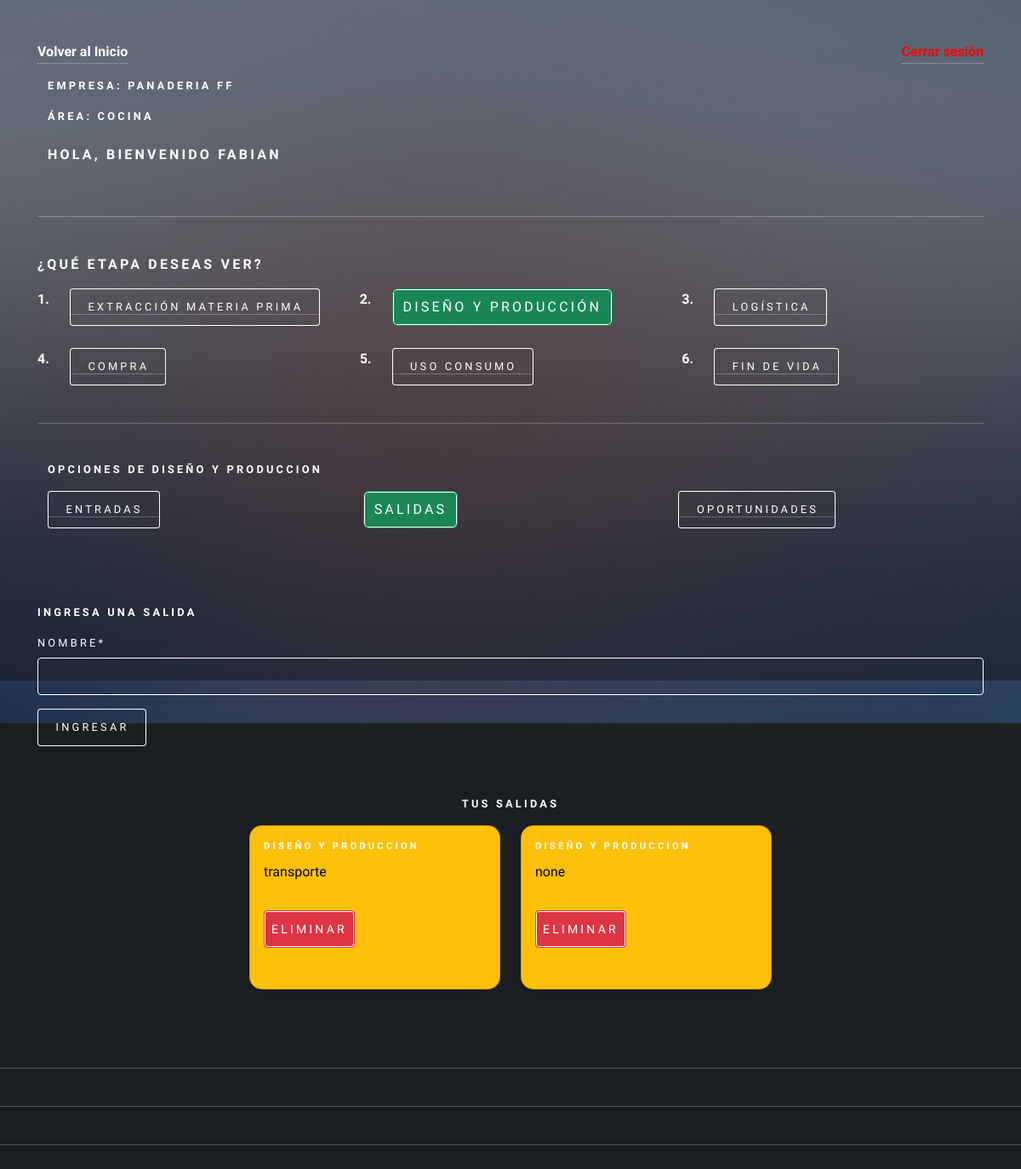
The page /agregar_salida_diseño (signed in) on the database its author committed.
### app/models.py (models this page shows, shortened)
class RegistroTrabajador(models.Model):
    usuario = models.ForeignKey(Usuario, on_delete=models.CASCADE)
    descripcion = models.TextField(max_length=160)
    id_area = models.ForeignKey(AreaEmpresa, on_delete=models.CASCADE)

class AreaEmpresa(models.Model):
    id_area = models.AutoField(primary_key=True)
    nombre  = models.CharField(max_length=20)
    productos = models.CharField(max_length=50)
    id_empresa = models.ForeignKey(Empresa, on_delete=models.CASCADE)
    calle = models.CharField(max_length=250)
    comuna = models.CharField(max_length=150)
    lat = models.IntegerField()
    long = models.IntegerField()

class Empresa(models.Model):
    id_empresa = models.AutoField(primary_key=True)
    nombre  = models.CharField(max_length=20)
    calle = models.CharField(max_length=250)
    comuna = models.CharField(max_length=150)
    lat = models.IntegerField()
    long = models.IntegerField()

class Salida(models.Model):
    id_salida = models.AutoField(primary_key=True)
    nombre  = models.CharField(max_length=50)
    fecha =  models.DateField(auto_now_add=True)
    etapa = models.ForeignKey(Etapa, on_delete=models.CASCADE)
    usuario =models.ForeignKey(Usuario, on_delete=models.CASCADE)
    id_area = models.ForeignKey(AreaEmpresa, on_delete=models.CASCADE)

class Etapa(models.Model):
    id_etapa = models.AutoField(primary_key=True)
    nombre  = models.CharField(max_length=50)
    fecha_inicio  = models.DateField()
    fecha_termino  = models.DateField()
    activo = models.BooleanField()
    def __str__(self):
        return self.nombre

### user/models.py (models this page shows, shortened)
class Usuario(AbstractUser):
    telefono = models.IntegerField(null=True)
    id_telegram = models.CharField(max_length=100, null=True, default=0)
    objects = UsuarioManager()

### app/forms.py
class SalidaForm(forms.ModelForm):
    class Meta:
        model = Salida
        fields = 'nombre',

### app/views.py (called while the page is built, shortened)
def agregarSalidaDiseño(request):
    if request.user.is_authenticated:
        registros = RegistroTrabajador.objects.filter(usuario=request.user)
        etapa = Etapa.objects.values_list("id_etapa", flat=True).filter(nombre="Diseño y produccion")
        salidas = Salida.objects.filter(usuario=request.user)
        areaTrabajador = RegistroTrabajador.objects.values_list("id_area", flat=True).filter(usuario = request.user)
        data = {
            'form': SalidaForm(),
            'registros': registros,
            'salidas': salidas
        }
        return render(request,'autodiagnostico/diseñoProduccion/salida/agregar_salida.html', data)
    else:
        return render(request, 'autodiagnostico/diseñoProduccion/entrada/agregar_salida.html')

### app/templates/autodiagnostico/diseñoProduccion/salida/agregar_salida.html (shortened to what this page needs)
{% extends 'autodiagnostico/diseñoProduccion/home_diseño.html' %}
{% load static %}
{% load crispy_forms_tags %}
{% block diseño %}
<div class="container">
    <form action="" method="post">
        <h4>Ingresa una salida</h4>
        {{form | crispy}}
        <div>
            <input type="submit" class="btn btn-primary" value="ingresar">
        </div>
    </form>
</div>
<br>
<h4>Tus Salidas</h4>
<div class="row">
    {% for p in salidas %}
    {% if p.etapa.nombre == "Diseño y produccion" %}
    <div class="col d-flex justify-content-start">
        <div class="card text-bg-warning shadow-sm h-100" style="width: 295px;">
            <div class="card-body">
                <h5 class="card-title">{{p.etapa}}</h5>
                <p class="card-text">{{p.nombre}}</p>
                <form action="{% url 'eliminar_salida_diseño' p.id_salida %}" method="post" style="margin-top:10px;">
                    <button type="submit" class="btn btn-danger btn-sm">Eliminar</button>
                </form>
            </div>
        </div>
    </div>
    {% endif %}
    {% endfor %}
</div>
{% endblock diseño %}

### app/templates/autodiagnostico/auto_diagnostico.html (shortened to what this page needs)
{% load static %}
<!DOCTYPE HTML>
<html lang="es">
<head>
    <link href="https://cdn.jsdelivr.net/npm/bootstrap@5.2.0/dist/css/bootstrap.min.css" rel="stylesheet"
>
    <link rel="stylesheet" href="{% static 'css/main.css' %}" />
    <link rel="stylesheet" href="{% static 'css/style.css' %}">
</head>
<body class="is-preload">
    <div id="wrapper">
        <div class="container-sm">
            {% if user.is_authenticated %}
            <div class="d-flex justify-content-between align-items-center mb-3">
                <a id="home_admin" href="{% url 'home' %}">Volver al Inicio</a> <a href="{% url 'logout' %}"
                    id="cerrarSesion">Cerrar sesión</a>
            </div>
            {% if registros %}
            <div class="container-sm">
                <div class="row">
                    {% if user.is_staff %}
                    <h3>Bienvenido Admin, {{ user.first_name }}</h3>
                    {% else %}
                    {% for i in registros %}
                    <div class="mb-2">
                        <h4>Empresa: {{ i.id_area.id_empresa.nombre}}</h4>
                        <h4>Área: {{ i.id_area.nombre}}</h4>
                    </div>
                    <h3>Hola, bienvenido {{user.first_name}}</h3>
                    {% endfor %}
                    {% endif %}
                </div>
            </div>
            <hr>
            {% if not user.is_staff %}
            <h3>¿Qué etapa deseas ver?</h3>
            <div class="row">
                <div class="col-auto"><strong>1.</strong></div>
                <div class="col">
                    <a href="{% url 'extraccion_materiaPrima' %}"><button type="button" id="extraccion"
                            class="selected">Extracción Materia Prima</button></a>
                </div>
                <div class="col-auto"><strong>2.</strong></div>
                <div class="col">
                    <a href="{% url 'diseño_Produccion' %}"><button type="button" id="diseño">Diseño y
                            producción</button></a>
                </div>
                <div class="col-auto"><strong>3.</strong></div>
                <div class="col">
                    <a href="{% url 'logistica' %}"><button type="button" id="logistica">Logística</button></a>
                </div>
            </div>
            <br>
            <div class="row">
            <div class="col-auto"><strong>4.</strong></div>
            <div class="col">
                <a href="{% url 'compra' %}"><button type="button" id="compra">Compra</button></a>
            </div>
            <div class="col-auto"><strong>5.</strong></div>
            <div class="col">
                <a href="{% url 'uso_consumo' %}"><button type="button" id="uso">Uso consumo</button></a>
            </div>
            <div class="col-auto"><strong>6.</strong></div>
            <div class="col">
                <a href="{% url 'fin_vida' %}"><button type="button" id="fin">Fin de vida</button></a>
            </div>
        </div>
        {% endif %}
            <hr>
        {% block body %}{% endblock %}
    </div>
    {% else %}
    <h1>Registra la empresa y el area a la que perteneces!!!!</h1>
    <a href="{% url 'agregar_Area' user.id  %}"><button type="button">Aqui</button></a>
    {% endif %}
    {% else %}
    <h1>Inicia Sesion</h1>
    <p>Para acceder a tu Auto Diagnostico </p>
    <a href="{% url 'login'  %}"><button type="button">Inicia Sesion</button></a>
    {% endif %}
    <hr>
    <hr>
    <hr>
    <br>
    <br>
    <div id="bg"></div>
</body>
</html>

### static/css/style.css (style rules this page uses)
.card { background-color: rgba(27, 31, 34, 0.85); border-radius: 15px; }
#cerrarSesion { color: red; text-decoration: none; font-weight: bold; }
#home_admin { color: white; text-decoration: none; font-weight: bold; }

### rows shown on the page
RegistroTrabajador: id_area.id_empresa.nombre "PANADERIA FF", id_area.nombre "COCINA"
Usuario: first_name "FABIAN"
Salida: etapa "DISEÑO Y PRODUCCION", nombre "transporte"
Salida: etapa "DISEÑO Y PRODUCCION", nombre "none"
